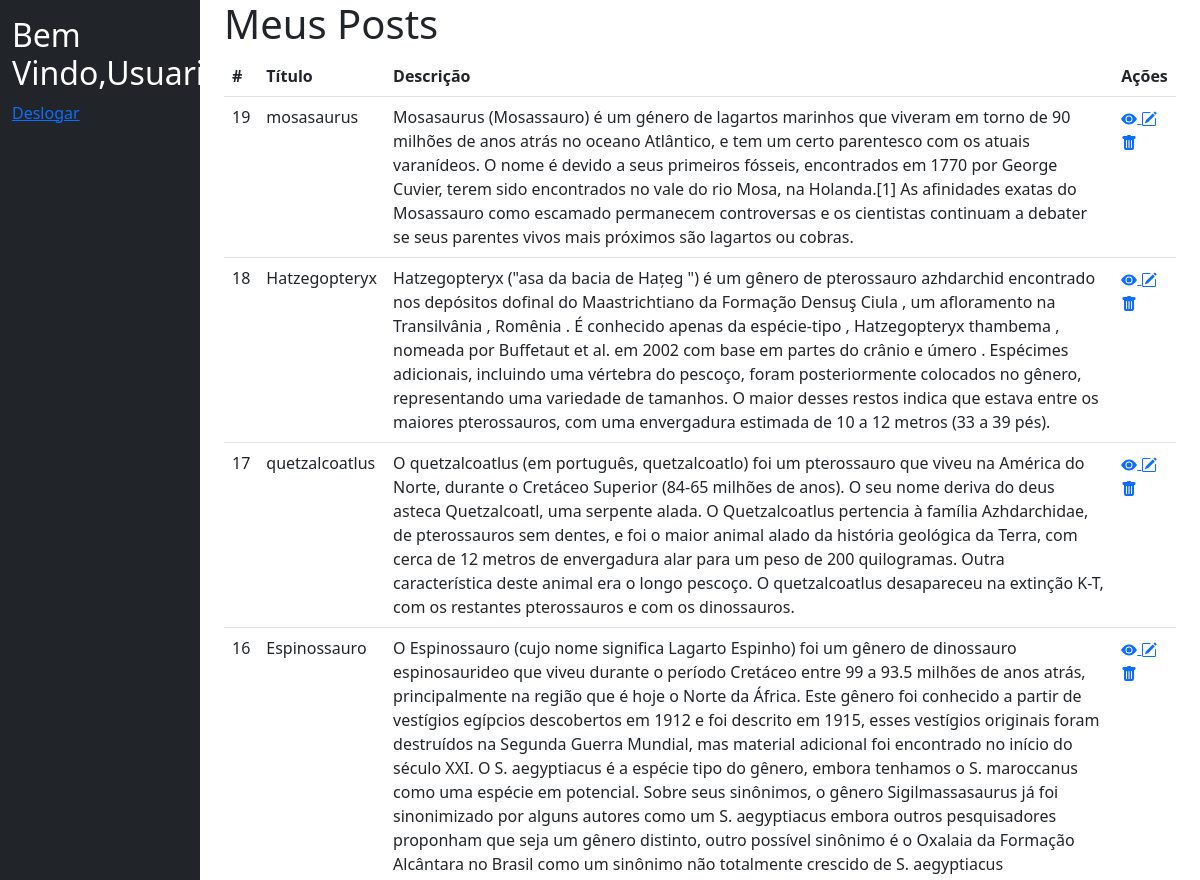
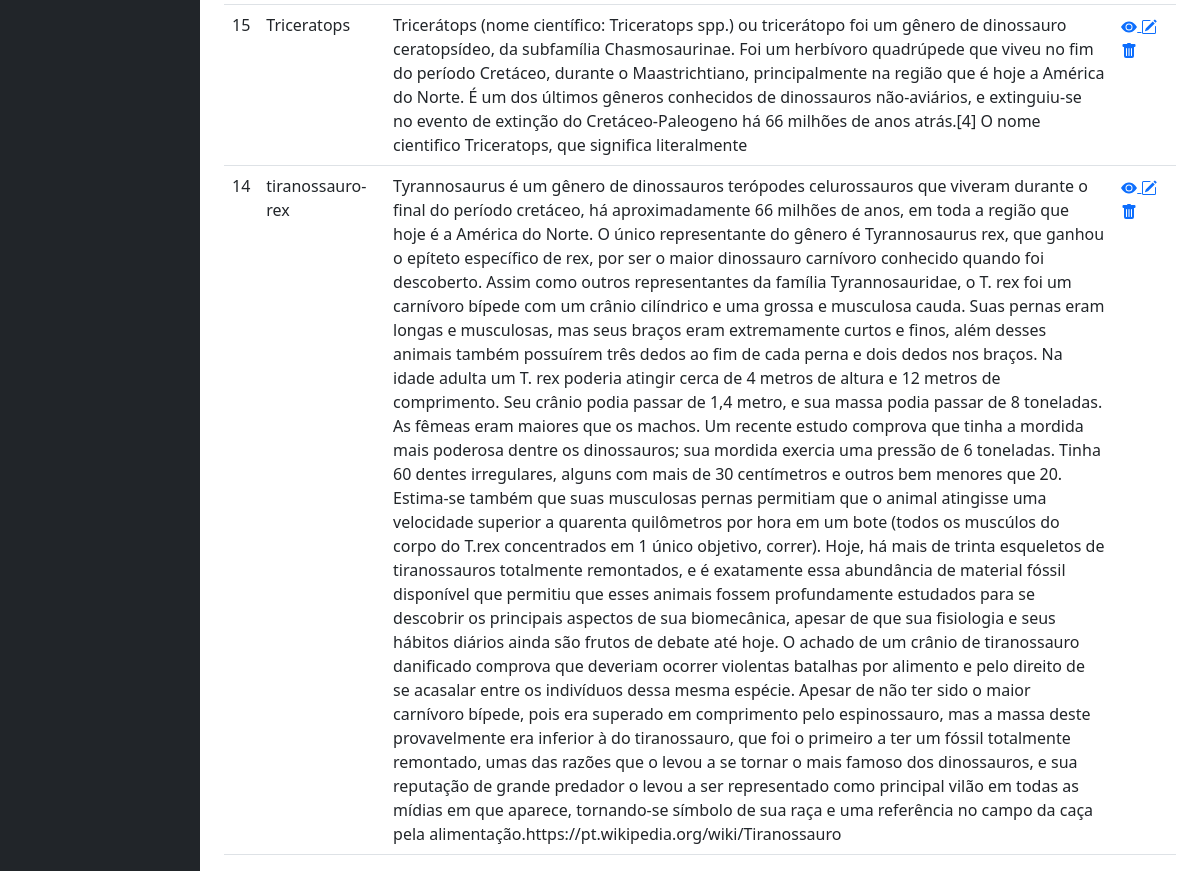
Page /Projeto/admin/view2.php (signed in) on the committed database (2 pictures, top to bottom).
### tables this page shows
CREATE TABLE `posts` (
  `id` int(11) NOT NULL,
  `title` varchar(30) NOT NULL,
  `description` longtext NOT NULL,
  `data` date NOT NULL,
  `image` varchar(150) NOT NULL,
  `category` varchar(200) NOT NULL,
  `idCategory` varchar(200) NOT NULL
);

### Projeto/admin/view2.php (the view, shortened to what this page needs)
<?php
include_once('../config/conn.php');
$stmt = $conectar->prepare("SELECT * FROM posts ORDER BY id DESC");
$stmt->execute();
$results = $stmt->fetchALL(PDO::FETCH_ASSOC);
include_once('header.php');
?>
<main class="col-md-9 col-lg-10">
            <div class="container">
                <h1 id="main-title">Meus Posts</h1>
                    <table class="table" id="contacts-table">
                        <thead>
                            <tr>
                                <th scope="col">#</th>
                                <th scope="col">Título</th>
                                <th scope="col">Descrição</th>
                                <th scope="col">Ações</th>
					</tr>
				</thead>
                <tbody>
	<?php foreach($results as $post): ?>
		<tr>
			<td scope="row"><?= $post["id"] ?></td>
			<td scope="row"><?= $post["title"] ?></td>
			<td scope="row"><?= $post["description"] ?></td>
			<td class="actions">
				<a href="viewBlog.php?id=<?= $post["id"] ?>">
					<i class="fas fa-eye check-icon"><svg xmlns="http://www.w3.org/2000/svg" width="16" height="16" fill="currentColor" class="bi bi-eye-fill" viewBox="0 0 16 16">
  <path d="M10.5 8a2.5 2.5 0 1 1-5 0 2.5 2.5 0 0 1 5 0z"/>
  <path d="M0 8s3-5.5 8-5.5S16 8 16 8s-3 5.5-8 5.5S0 8 0 8zm8 3.5a3.5 3.5 0 1 0 0-7 3.5 3.5 0 0 0 0 7z"/>
</svg></i>
				</a>
				<a href="editar.php?id=<?= $post["id"] ?>">
					<i class="fas fa-eye check-icon"></i>
				</a>
				<a href="delete.php?id=<?= $post["id"] ?>"></a>
			</td>
		</tr>
	<?php endforeach; ?>
</tbody>
</table>
</div>
</main>
</div>
</div>
</html>

### Projeto/admin/header.php (shortened to what this page needs)
<!DOCTYPE html>
<html lang="pt-br">
<head>
    <link rel="stylesheet" type="text/css" href="style.css">
    <link href="https://cdn.jsdelivr.net/npm/bootstrap@5.2.0-beta1/dist/css/bootstrap.min.css" rel="stylesheet">
</head>
<body>
<div class="container-fluid">
    <div class="row">
	<nav id="sidebarMenu" class="col-md-3 col-lg-2 text-white bg-dark pt-3">
            <h2>Bem Vindo,Usuario </h2>
            <p><a href="?sair">Deslogar</a></p>
        </nav>

### Projeto/css/style.css (style rules this page uses)
nav { color: black; }

### rows in the picture
posts: id "19", title "mosasaurus", description "Mosasaurus (Mosassauro) é um género de lagartos marinhos que viveram em torno de 90 milhões de anos atrás no oceano Atlântico, e tem um certo parentesco com os atuais varanídeos. O nome é devido a seus primeiros fósseis, encontrados em 1770 por George Cuvier, terem sido encontrados no vale do rio Mosa, na Holanda.[1] As afinidades exatas do Mosassauro como escamado permanecem controversas e os cientistas continuam a debater se seus parentes vivos mais próximos são lagartos ou cobras."
posts: id "18", title "Hatzegopteryx", description "Hatzegopteryx (\"asa da bacia de Hațeg \") é um gênero de pterossauro azhdarchid encontrado nos depósitos dofinal do Maastrichtiano da Formação Densuş Ciula , um afloramento na Transilvânia , Romênia . É conhecido apenas da espécie-tipo , Hatzegopteryx thambema , nomeada por Buffetaut et al. em 2002 com base em partes do crânio e úmero . Espécimes adicionais, incluindo uma vértebra do pescoço, foram posteriormente colocados no gênero, representando uma variedade de tamanhos. O maior desses restos indica que estava entre os maiores pterossauros, com uma envergadura estimada de 10 a 12 metros (33 a 39 pés)."
posts: id "17", title "quetzalcoatlus", description "O quetzalcoatlus (em português, quetzalcoatlo) foi um pterossauro que viveu na América do Norte, durante o Cretáceo Superior (84-65 milhões de anos). O seu nome deriva do deus asteca Quetzalcoatl, uma serpente alada. O Quetzalcoatlus pertencia à família Azhdarchidae, de pterossauros sem dentes, e foi o maior animal alado da história geológica da Terra, com cerca de 12 metros de envergadura alar para um peso de 200 quilogramas. Outra característica deste animal era o longo pescoço. O quetzalcoatlus desapareceu na extinção K-T, com os restantes pterossauros e com os dinossauros."
posts: id "16", title "Espinossauro", description "O Espinossauro (cujo nome significa Lagarto Espinho) foi um gênero de dinossauro espinosaurideo que viveu durante o período Cretáceo entre 99 a 93.5 milhões de anos atrás, principalmente na região que é hoje o Norte da África. Este gênero foi conhecido a partir de vestígios egípcios descobertos em 1912 e foi descrito em 1915, esses vestígios originais foram destruídos na Segunda Guerra Mundial, mas material adicional foi encontrado no início do século XXI. O S. aegyptiacus é a espécie tipo do gênero, embora tenhamos o S. maroccanus como uma espécie em potencial. Sobre seus sinônimos, o gênero Sigilmassasaurus já foi sinonimizado por alguns autores como um S. aegyptiacus embora outros…"
posts: id "15", title "Triceratops", description "Tricerátops (nome científico: Triceratops spp.) ou tricerátopo foi um gênero de dinossauro ceratopsídeo, da subfamília Chasmosaurinae. Foi um herbívoro quadrúpede que viveu no fim do período Cretáceo, durante o Maastrichtiano, principalmente na região que é hoje a América do Norte. É um dos últimos gêneros conhecidos de dinossauros não-aviários, e extinguiu-se no evento de extinção do Cretáceo-Paleogeno há 66 milhões de anos atrás.[4] O nome cientifico Triceratops, que significa literalmente"
posts: id "14", title "tiranossauro-rex", description "Tyrannosaurus é um gênero de dinossauros terópodes celurossauros que viveram durante o final do período cretáceo, há aproximadamente 66 milhões de anos, em toda a região que hoje é a América do Norte. O único representante do gênero é Tyrannosaurus rex, que ganhou o epíteto específico de rex, por ser o maior dinossauro carnívoro conhecido quando foi descoberto. Assim como outros representantes da família Tyrannosauridae, o T. rex foi um carnívoro bípede com um crânio cilíndrico e uma grossa e musculosa cauda. Suas pernas eram longas e musculosas, mas seus braços eram extremamente curtos e finos, além desses animais também possuírem três dedos ao fim de cada perna e dois dedos nos braços. Na…"
